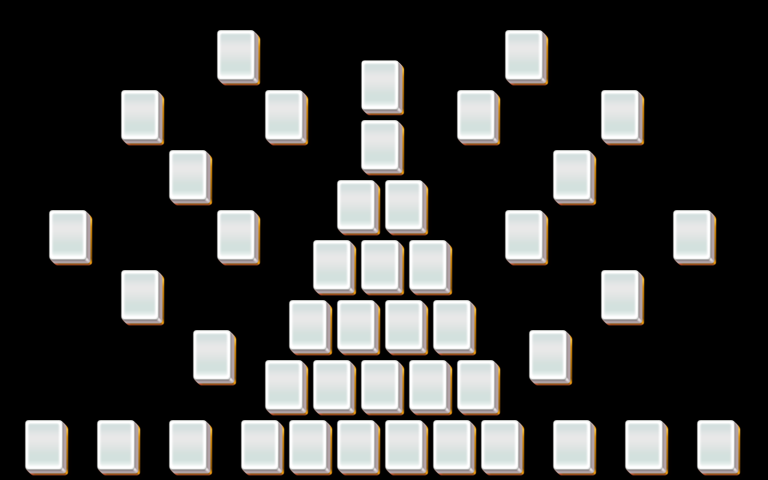

This game map was drawn from its Tiled (.tmx) file and the tilesets committed beside it. A one-line description and the trimmed map source follow:
An orthogonal 32x16 tile map with 24x30 px tiles, 3 tile layers (layer1, layer2, layer3).

<map version="1.0" orientation="orthogonal" width="32" height="16" tilewidth="24" tileheight="30">
 <properties>
  <property name="species" value="30" />
 </properties>
 <tileset firstgid="1" name="mahjong" tilewidth="48" tileheight="60">
  <image source="mahjong.png" />
 </tileset>
 <layer name="layer1" width="32" height="16">
  <data>[512 cells, 44 non-empty, 1 distinct tile ids]</data>
 </layer>
 <layer name="layer2" width="32" height="16">
  <data>[512 cells, 43 non-empty, 1 distinct tile ids]</data>
 </layer>
 <layer name="layer3" width="32" height="16">
  <data>[512 cells, 43 non-empty, 1 distinct tile ids]</data>
 </layer>
</map>
